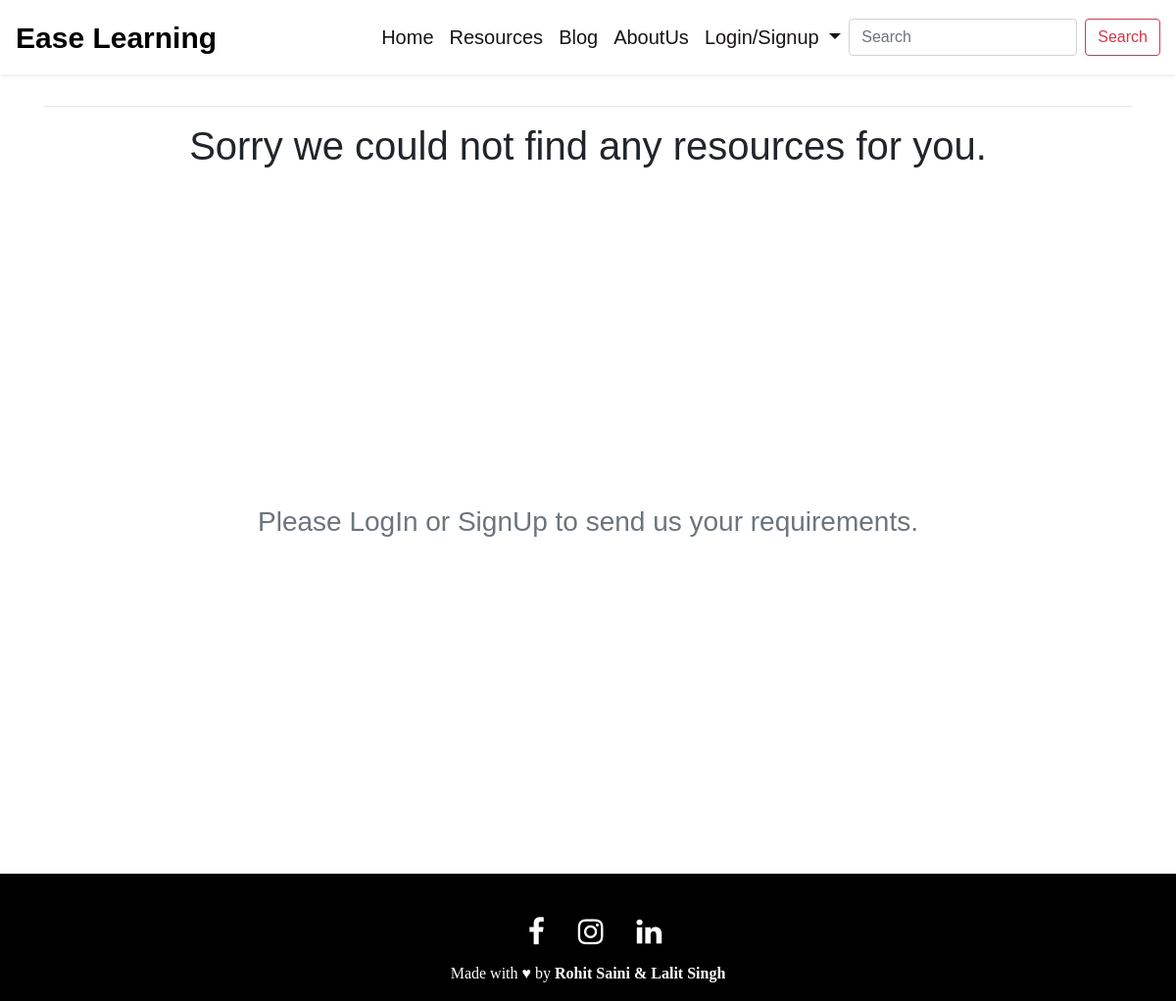
Before: /getresources/2 with the older database file.
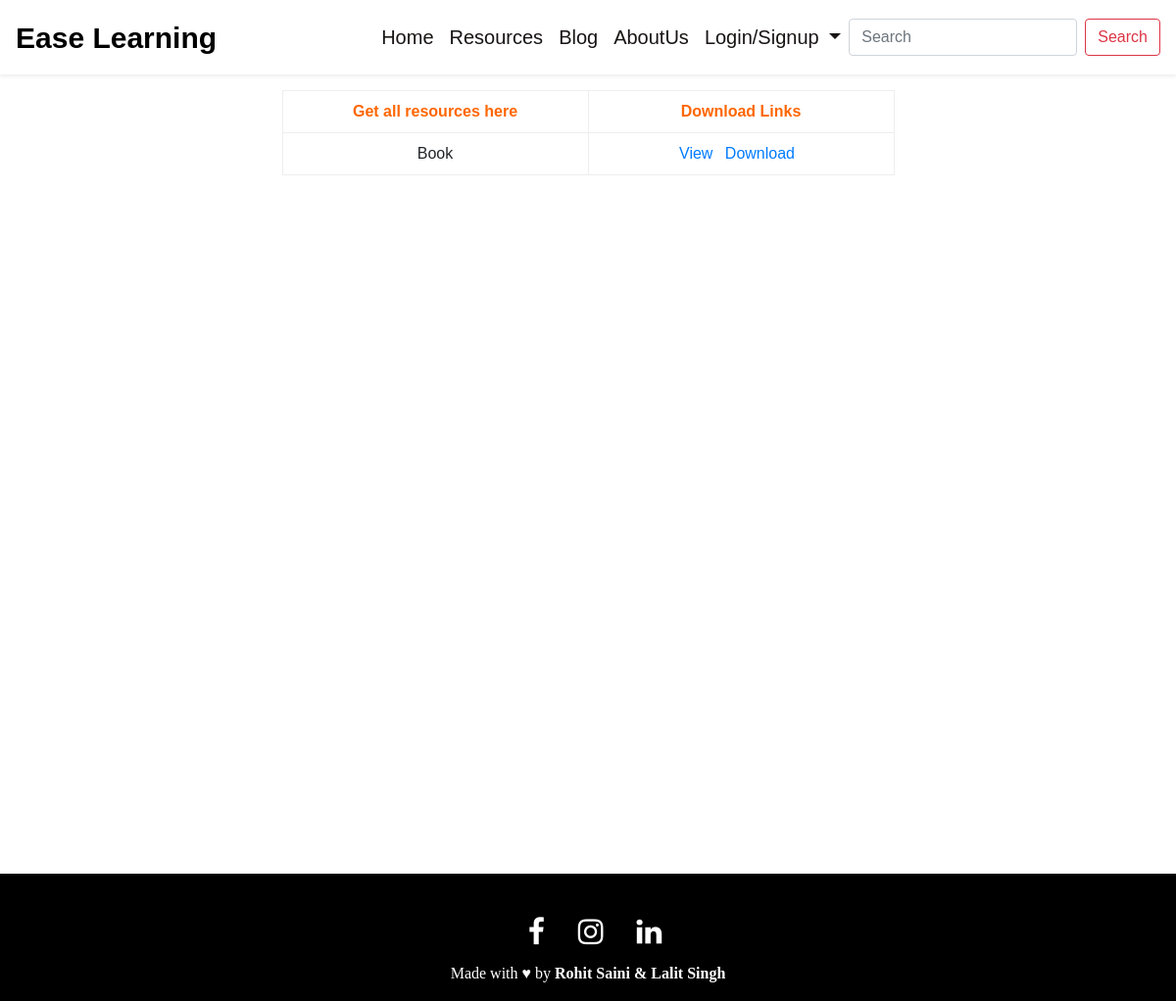
After: the same page with the newer database file.
### mainapp/models.py (models this page shows, shortened)
class Resources(models.Model):
    id = models.AutoField(primary_key=True)
    name = models.CharField(max_length=50)
    sub = models.ForeignKey(Subject, on_delete=models.CASCADE, null=True)
    file = models.FileField(null=True)
    sem = models.ForeignKey(Semesters, on_delete=models.CASCADE, default=None)
    course = models.ForeignKey(Courses, on_delete=models.CASCADE, default=None)

### mainapp/views.py (the view)
# urls.py: path('getresources/<str:sub>', views.get_resources, name="Get Resources"),
def get_resources(request, sub):
    all_res = Resources.objects.filter(sub=sub)
    context = {
        "resources":all_res,
    }
    return render(request, 'get_resource.html', context)

### mainapp/templates/get_resource.html (shortened to what this page needs)
{% extends 'base.html' %}
{% block body %}
<div class="container  d-flex justify-content-center mt-3" style="height: 100vh;">
    {% if resources|length == 0 %}
    <div class="row">
        <div class="col md-12">
            <hr>
            <h1 class="text-center">Sorry we could not find any resources for you.</h1>
        </div>
        <div class="col-md-12">
                {% if user.is_authenticated %}
                <div class="text-center">
                    <p class="d-inline-block">Please Tell Us What You Need.</p>
                </div>
                <div class="align-items-center">
                    <div class="container justify-content-center">
                    <form id="req_form" name="req_form" action="add_requirements" method="GET">
                        <input type="text" id="name" name='name' class="form-control my-2" placeholder="Your name" required width="10">
                        <input type="text" id="email" name='email' placeholder="Your email id" class="form-control my-2" required>
                        <textarea type="text" id="req" name='req' rows="2" class="form-control md-textarea" placeholder="Your requirements." required></textarea>
                        <br>
                        <button class="btn btn-danger mb-4">Submit</button>
                    </form>
                    </div>
                </div>
                {% else %}
                    <h3 class="text-muted text-center">Please LogIn or SignUp to send us your requirements.</h3>
                {% endif %}
        </div>
    </div>
    {% else %}
    <div class="row">
        <div class="col-md-12">
            <table border="1">
                <tbody>
                <tr>
                <td style="text-align: center;"><span style="color: #ff6600;"><strong>Get all resources here</strong></span></td>
                <td style="text-align: center;"><span style="color: #ff6600;"><strong>Download Links</strong></span></td>
                </tr>
                {% for res in resources %}
                <tr>
                <td width="312" class="text-center">{{ res.name }} {{ res.subject }} </td>
                <td width="312" class="text-center">
                    <a href="{{ res.file.url }}" target="_blank">View</a>
                    <a href="{{ res.file.url }}" download class="px-2">Download</a>
                </td>
                </tr>
                {% endfor %}
                </tbody>
                </table>
        </div>
    </div>
    {% endif %}
</div>
{% endblock body %}

Changed rows visible on the page:
now on this page (row edited): Resources: name "Book"
Other visible differences:
text no longer shown: "Sorry we could not find any resources for you. Please LogIn or SignUp to send us your requirements."
text now shown: "Get all resources here Download Links"
